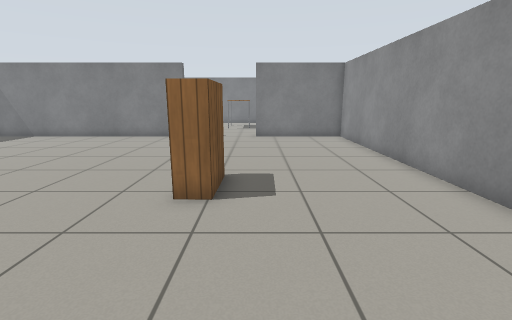
[1] (above)

13 first-person views from a walk through a Gazebo world. The camera is 1 m above the floor, tilts 12° down and sees 85° across. The floor is counted in squares, 0.5 m on a side. Each view is taken from the middle of a square. On the plan, view 1 faces up. The plan holds only what a view shows up to about 16 squares ahead; the rest is blank. Gazebo's built-in surfaces are drawn with simple patterns.

[2]
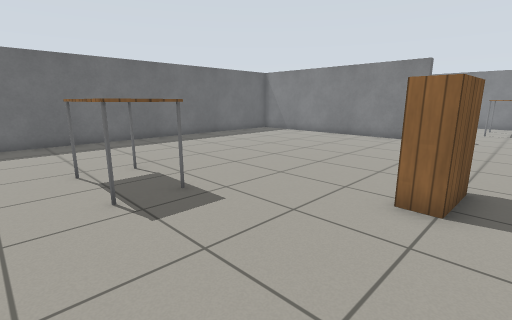

[3]
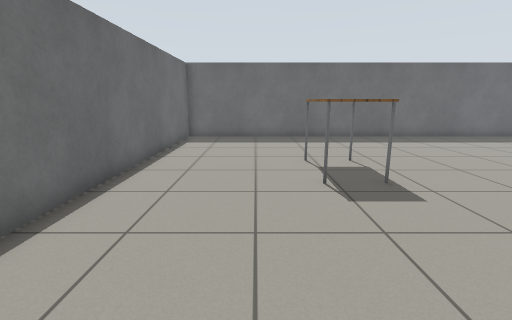

[4]
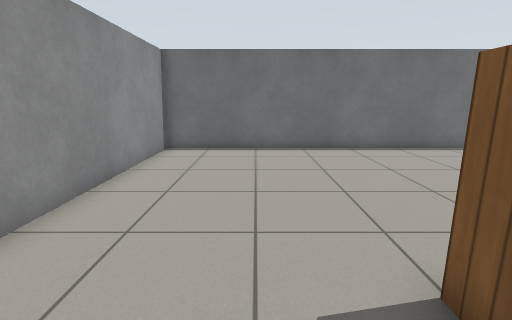

[5]
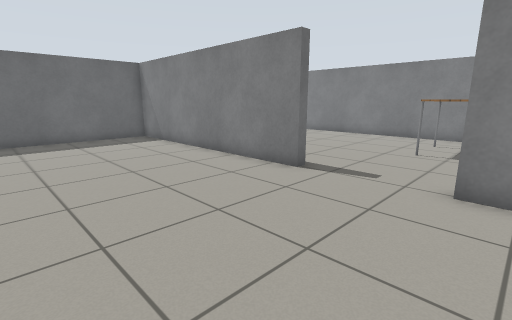

[6]
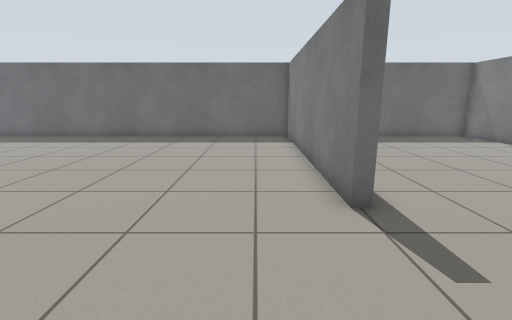

[7]
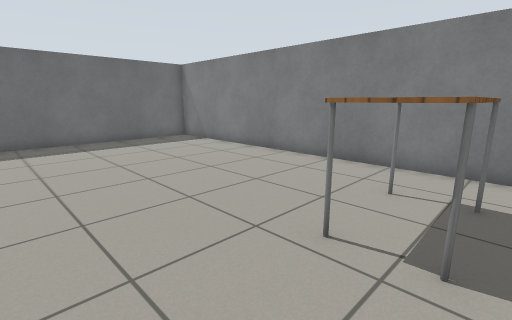

[8]
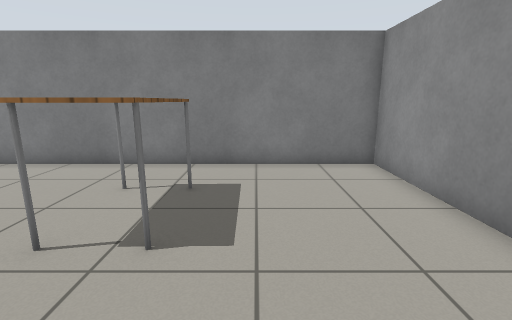

[9]
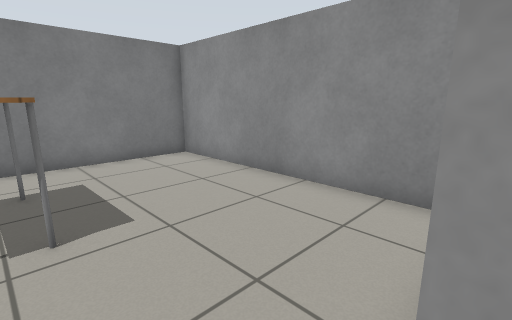

[10]
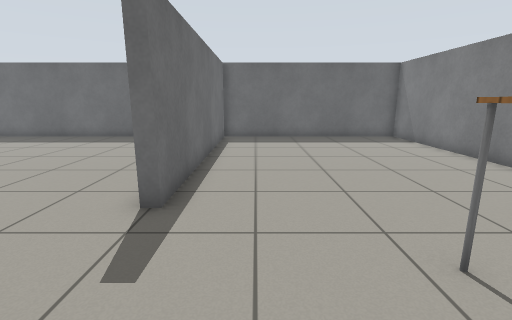

[11]
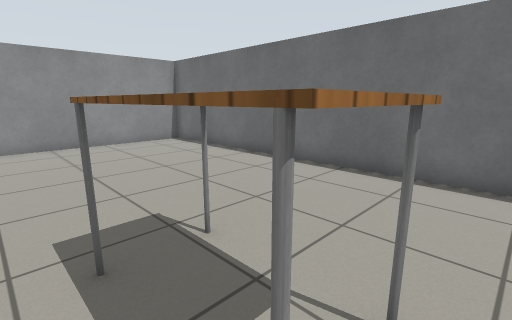

[12]
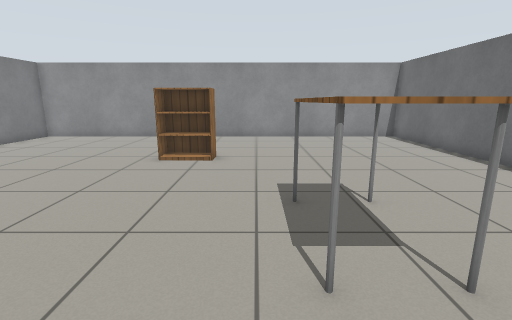

[13]
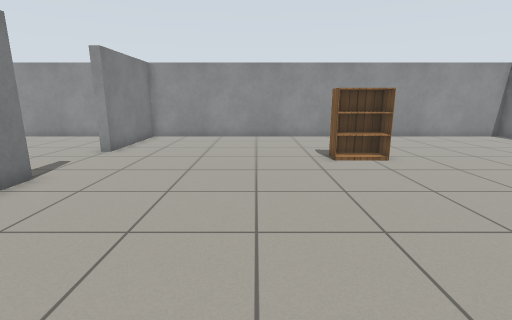

### Floor plan
Points are (right, up) in squares from view 1. A wall is a line through its corners. A room is listed if a view was taken in it or the views show most of it. See-through windows are left out.
Room 1 (views 1, 2, 3, 4, 5, 6, 11, 12, 13)
walls: (-4, 15.8) (-14.8, 15.8) (-14.8, -3.8) (4.8, -3.8) (4.8, 15.8) (0, 15.8)
ways out: opening at (-2.5, 16) to room 2
objects: table (-9, 2) to (-6, 3); bookshelf (-2, 6) to (-1, 7)
Room 2 (views 7, 8, 9, 10)
walls: (0, 15.8) (0, 16.2); (4.8, 17.1) (4.8, 25.8) (-14.8, 25.8) (-14.8, 16.2) (-4, 16.2) (-4, 15.8)
ways out: opening at (-2.5, 16) to room 1
objects: table (-2, 20) to (0, 23)

Where each view was taken, in squares from view 1:
view 1: 0 up, 0 right, facing up
view 2: 0 up, 0 right, facing up-left
view 3: 0 up, 1 right, facing left
view 4: 8 up, 1 right, facing down
view 5: 9 up, 1 right, facing up-left
view 6: 14 up, 1 right, facing left
view 7: 17 up, 0 right, facing up-left
view 8: 17 up, 1 right, facing up
view 9: 16 up, 1 left, facing up-right
view 10: 18 up, 1 right, facing left
view 11: 4 up, 9 left, facing down-right
view 12: 4 up, 11 left, facing right
view 13: 10 up, 11 left, facing right
